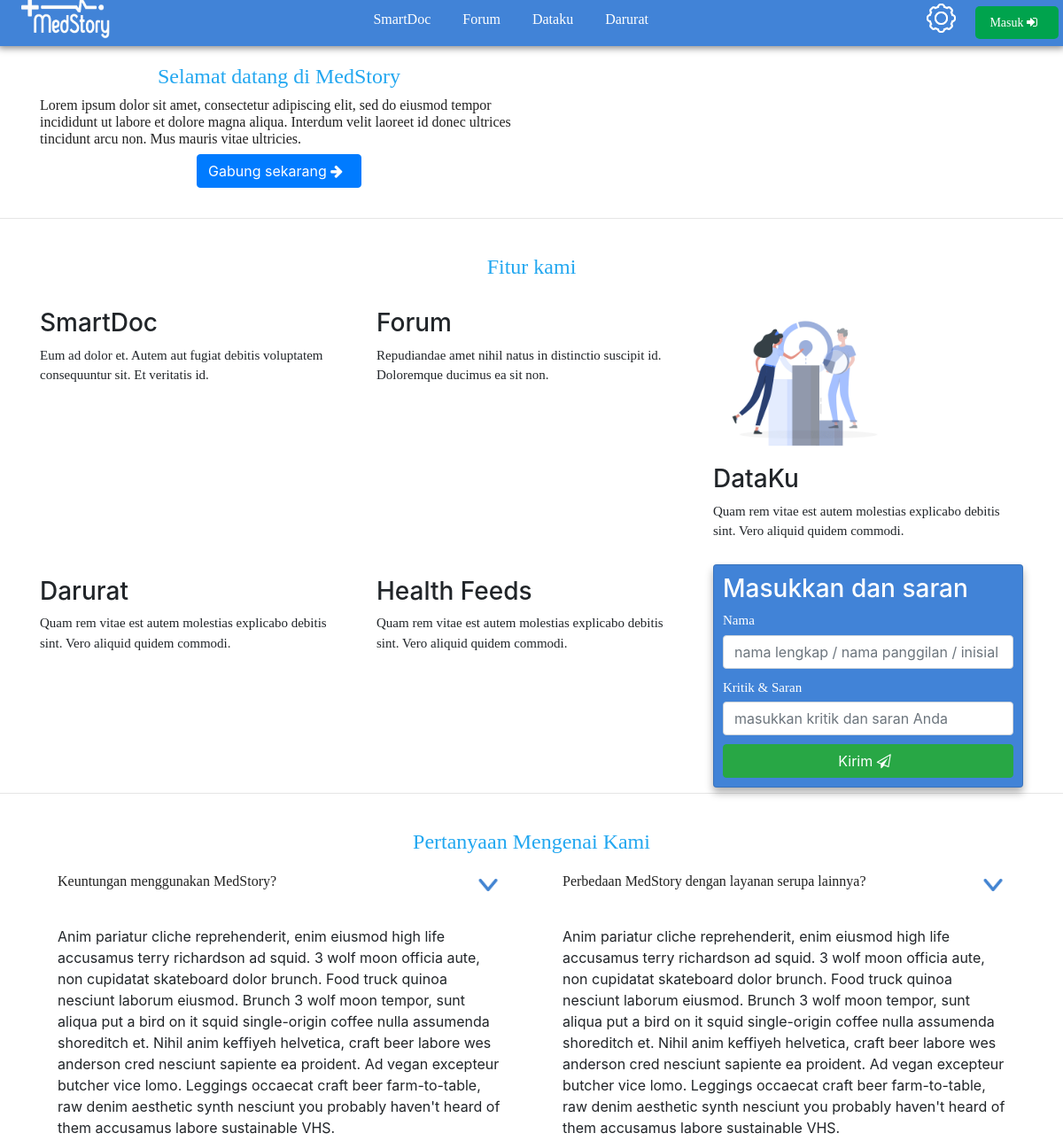
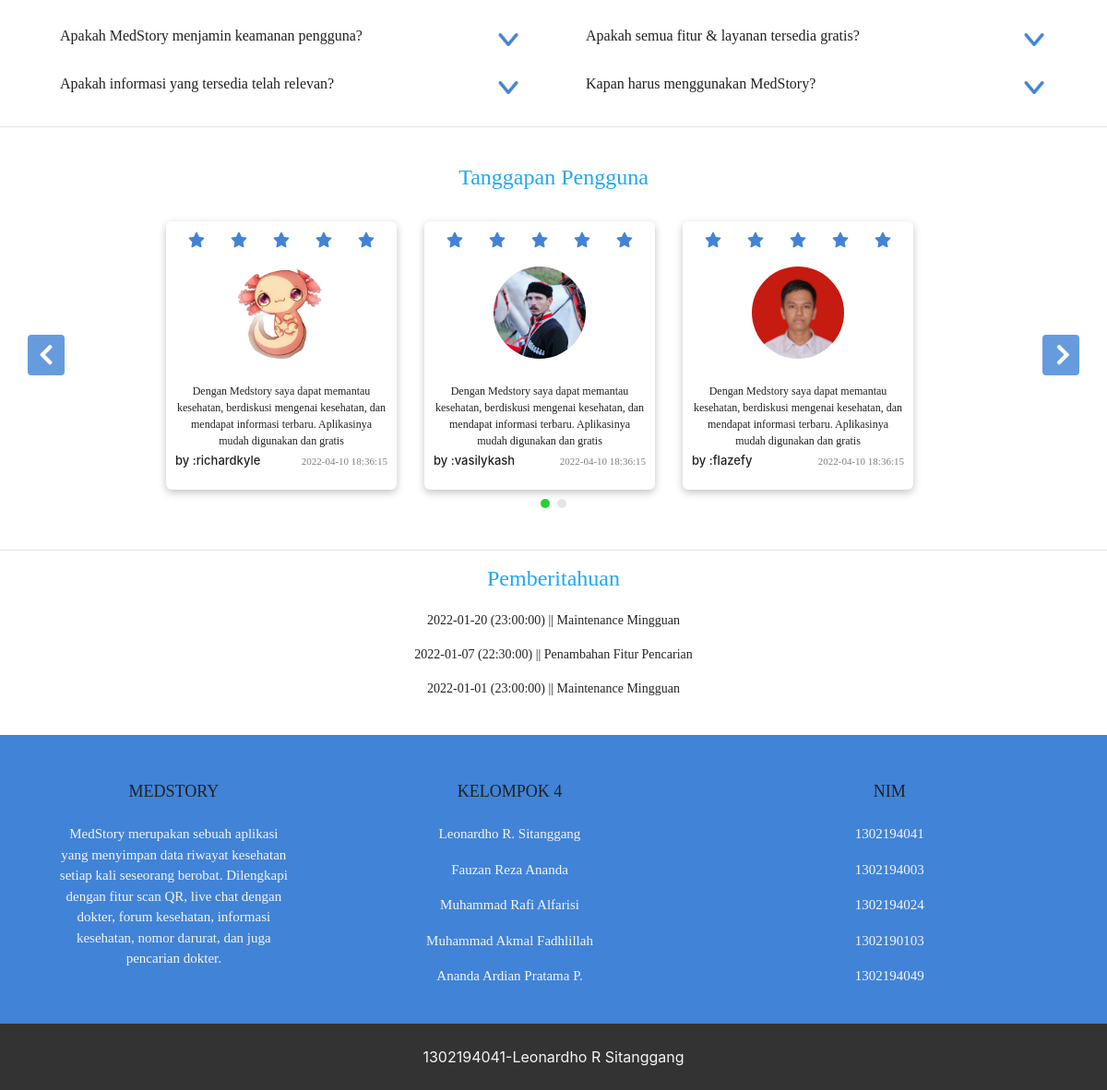
The page / on the database its author committed (2 pictures, top to bottom).
### tables this page shows
CREATE TABLE `pengguna` (
  `id_user` int(8) NOT NULL,
  `nik` varchar(16) NOT NULL,
  `tempatLahir` varchar(25) NOT NULL,
  `tanggalLahir` date NOT NULL,
  `alamat` varchar(40) NOT NULL,
  `pekerjaan` varchar(25) NOT NULL,
  `tinggiBadan` int(3) NOT NULL,
  `beratBadan` int(3) NOT NULL,
  `jKelamin` varchar(10) NOT NULL,
  `namaLengkap` varchar(35) NOT NULL,
  `namaPengguna` varchar(20) NOT NULL,
  `email` varchar(35) NOT NULL,
  `nomorPonsel` varchar(14) NOT NULL,
  `password` varchar(25) NOT NULL
);

CREATE TABLE `review` (
  `id_review` int(10) NOT NULL,
  `id_user` int(8) NOT NULL,
  `text` varchar(300) NOT NULL,
  `star` int(2) NOT NULL,
  `datetime` datetime NOT NULL
);

CREATE TABLE `announcement` (
  `id_announcement` int(6) NOT NULL,
  `deskripsi` varchar(100) NOT NULL,
  `tanggal` date NOT NULL,
  `jam` time NOT NULL
);

### application/views/LandingPage.php (the view, shortened to what the rows shown need)
<!DOCTYPE html>
<html>
	<head>
        <link rel="stylesheet" href="https://stackpath.bootstrapcdn.com/bootstrap/4.5.2/css/bootstrap.min.css"
>
        <link rel="stylesheet" type="text/css" href="http://localhost/MedStory/assets/css/Login.css"/>
		<link rel="stylesheet" type="text/css" href="http://localhost/MedStory/assets/css/Main.css"/>
		<link rel="stylesheet" href="https://maxcdn.bootstrapcdn.com/font-awesome/4.7.0/css/font-awesome.min.css">
    </head>
    <body>
		<br><br><br>
		<section class="align-items-center">
			<div class="container" id="myGroup">
				<div class="row">
					<div class="col-lg-6 d-flex flex-column justify-content-center">
						<h1>Selamat datang di MedStory</h1>
					</div>
				</div>
					</section>
		<hr><br>
		<section id="values" class="values">
			<div class="container" data-aos="fade-up">
				<header class="section-header">
				<h1>Fitur kami</h1>
				</header>
		</section>
		<hr><br>
		<section id="faq" class="faq">
			<div class="container" data-aos="fade-up">
				<header class="section-header">
					<h1>Pertanyaan Mengenai Kami</h1>
				</header>
			</div>
		</section>
		<hr><br>
		<section id="review" class="faq">
			<div class="container" data-aos="fade-up">
				<header class="section-header">
					<h1>Tanggapan Pengguna</h1>
				</header>
				<div class="row">
					<div class='col-md'>
						<?php echo"
						<div id='myCarousel' class='carousel slide' data-ride='carousel' data-interval='0'>
						<ol class='carousel-indicators'>";
						$item = 0;
						$page = 0;
						foreach ($dataReview as $review){
							foreach ($dataPengguna as $pengguna){
								if ($review['id_user'] == $pengguna['id_user']){
									if($item == 0 && $page == 0){
										echo"<li data-target='#myCarousel' data-slide-to='0' class='active'></li>";
										$item++;
										$page++;
									} else if ($item % 3 == 0){
										echo"<li data-target='#myCarousel' data-slide-to='".$page."'></li>";
										$item++;
										$page++;
									} else if ($item % 3 != 0){
										$item++;
									}
								}
							}
						}
						echo"</ol>
						<div class='carousel-inner'>";
							$k = 1;
							$state = ' active';
							foreach ($dataReview as $review){
								foreach ($dataPengguna as $pengguna){
									if ($review['id_user'] == $pengguna['id_user']){
										if($k % 4 == 0  || $k == 1){
											echo"<div class='item carousel-item".$state."' >
											<div class='row' style='margin:20px;'>";
										}
										echo"<div class='col-sm' style='max-width:280px;'>
											<div class='thumb-wrapper'>";
												if($review['star']){
													$count = 0;
													echo"<div class='row' style='padding:15px;'>";
													while($count < $review['star']){
														echo"<div class='col'><img src='http://localhost/MedStory/assets/Rating.png' style='width:20px;'></div>";
														$count++;
													}
													echo"</div>";
												}
												echo"<div class='img-box'>
													<img src='http://localhost/MedStory/assets/uploads/user_".$pengguna['namaPengguna'].".jpg' alt='Card image cap' class='rounded-circle img-fluid' style='width:100px;
														top:4px; height:100px;'>
												</div>
												<div class='thumb-content'>
													<p style='color:#212121; font-size:12px;'>".$review['text']."</p>
													<p style='font-size:11px; float:right;'>".$review['datetime']."</p>
													<h5 style='font-size:13px; float:left; color:#212121;'>by :".$pengguna['namaPengguna']."</h5>
													<br>
												</div>
											</div>
										</div>";
										$k++;
										$state = ' ';
										if($k % 4 == 0){
											echo"</div>
										</div>";
										}
									}
								}
							}
						echo"</div>
						</div></div></div>
						<a class='carousel-control-prev' href='#myCarousel' data-slide='prev'>
							<i class='fa fa-angle-left'></i>
						</a>
						<a class='carousel-control-next' href='#myCarousel' data-slide='next'>
							<i class='fa fa-angle-right'></i>
						</a>
					</div>";
					?>
				</div>
			</div>
		</section>
		<br><hr>
		<section id="announcement" class="faq">
			<div class="container" data-aos="fade-up">
				<header class="section-header">
					<h1>Pemberitahuan</h1>
				</header>
				<div class="container-fluid" style='margin-top:20px;'>
					<?php foreach($dataUpdate as $data){
						echo "<p style='font-size:14px; text-align:center;'>".$data['tanggal']." (".$data['jam'].") || ".$data['deskripsi']."</p>";
					} ?>
				</div>
			</div>
		</section>
		<br>
    </body>
</html>

### rows shown on the page
review: text "Dengan Medstory saya dapat memantau kesehatan, berdiskusi mengenai kesehatan, dan mendapat informasi terbaru. Aplikasinya mudah digunakan dan gratis", datetime "2022-04-10 18:36:15"
pengguna: namaPengguna (picture), namaPengguna "richardkyle"
review: text "Dengan Medstory saya dapat memantau kesehatan, berdiskusi mengenai kesehatan, dan mendapat informasi terbaru. Aplikasinya mudah digunakan dan gratis", datetime "2022-04-10 18:36:15"
pengguna: namaPengguna (picture), namaPengguna "vasilykash"
review: text "Dengan Medstory saya dapat memantau kesehatan, berdiskusi mengenai kesehatan, dan mendapat informasi terbaru. Aplikasinya mudah digunakan dan gratis", datetime "2022-04-10 18:36:15"
pengguna: namaPengguna (picture), namaPengguna "flazefy"
announcement: tanggal "2022-01-20", jam "23:00:00", deskripsi "Maintenance Mingguan"
announcement: tanggal "2022-01-07", jam "22:30:00", deskripsi "Penambahan Fitur Pencarian"
announcement: tanggal "2022-01-01", jam "23:00:00", deskripsi "Maintenance Mingguan"
